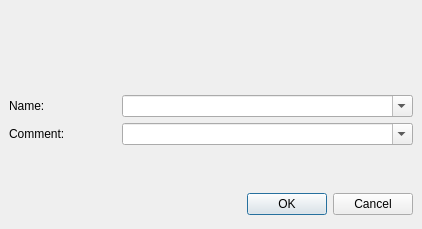
<ui version="4.0" >
 <author>Christoph Eckert</author>
 <comment></comment>
 <exportmacro></exportmacro>
 <class>SavePresetWindow</class>
 <widget class="QDialog" name="SavePresetWindow" >
  <property name="geometry" >
   <rect>
    <x>0</x>
    <y>0</y>
    <width>422</width>
    <height>229</height>
   </rect>
  </property>
  <property name="windowTitle" >
   <string>Configuration</string>
  </property>
  <property name="modal" >
   <bool>true</bool>
  </property>
  <layout class="QGridLayout" >
   <property name="margin" >
    <number>9</number>
   </property>
   <property name="spacing" >
    <number>6</number>
   </property>
   <item row="2" column="0" >
    <spacer>
     <property name="orientation" >
      <enum>Qt::Vertical</enum>
     </property>
     <property name="sizeHint" >
      <size>
       <width>20</width>
       <height>40</height>
      </size>
     </property>
    </spacer>
   </item>
   <item row="1" column="0" >
    <layout class="QGridLayout" >
     <property name="margin" >
      <number>0</number>
     </property>
     <property name="spacing" >
      <number>6</number>
     </property>
     <item row="1" column="0" >
      <widget class="QLabel" name="LabelComment" >
       <property name="minimumSize" >
        <size>
         <width>92</width>
         <height>0</height>
        </size>
       </property>
       <property name="text" >
        <string>Comment:</string>
       </property>
      </widget>
     </item>
     <item row="1" column="1" >
      <widget class="QComboBox" name="ComboComment" >
       <property name="minimumSize" >
        <size>
         <width>291</width>
         <height>0</height>
        </size>
       </property>
       <property name="toolTip" >
        <string>Short comment for the preset</string>
       </property>
       <property name="statusTip" >
        <string>Short comment for the preset</string>
       </property>
       <property name="whatsThis" >
        <string>Enter a short comment for the preset here</string>
       </property>
       <property name="editable" >
        <bool>true</bool>
       </property>
      </widget>
     </item>
     <item row="0" column="0" >
      <widget class="QLabel" name="LabelName" >
       <property name="minimumSize" >
        <size>
         <width>92</width>
         <height>0</height>
        </size>
       </property>
       <property name="text" >
        <string>Name:</string>
       </property>
      </widget>
     </item>
     <item row="0" column="1" >
      <widget class="QComboBox" name="ComboName" >
       <property name="minimumSize" >
        <size>
         <width>291</width>
         <height>0</height>
        </size>
       </property>
       <property name="toolTip" >
        <string>Name for the preset to save</string>
       </property>
       <property name="statusTip" >
        <string>Name for the preset to save</string>
       </property>
       <property name="whatsThis" >
        <string>Enter a name for the preset to be saved</string>
       </property>
       <property name="editable" >
        <bool>true</bool>
       </property>
      </widget>
     </item>
    </layout>
   </item>
   <item row="0" column="0" >
    <widget class="QLabel" name="TextLabel" >
     <property name="minimumSize" >
      <size>
       <width>0</width>
       <height>80</height>
      </size>
     </property>
     <property name="text" >
      <string/>
     </property>
    </widget>
   </item>
   <item row="3" column="0" >
    <layout class="QHBoxLayout" >
     <property name="margin" >
      <number>0</number>
     </property>
     <property name="spacing" >
      <number>6</number>
     </property>
     <item>
      <spacer>
       <property name="orientation" >
        <enum>Qt::Horizontal</enum>
       </property>
       <property name="sizeHint" >
        <size>
         <width>131</width>
         <height>31</height>
        </size>
       </property>
      </spacer>
     </item>
     <item>
      <widget class="QPushButton" name="ButtonOk" >
       <property name="text" >
        <string>OK</string>
       </property>
      </widget>
     </item>
     <item>
      <widget class="QPushButton" name="ButtonCancel" >
       <property name="text" >
        <string>Cancel</string>
       </property>
      </widget>
     </item>
    </layout>
   </item>
  </layout>
 </widget>
 <pixmapfunction></pixmapfunction>
 <tabstops>
  <tabstop>ComboName</tabstop>
  <tabstop>ComboComment</tabstop>
  <tabstop>ButtonOk</tabstop>
  <tabstop>ButtonCancel</tabstop>
 </tabstops>
 <resources/>
 <connections/>
</ui>
